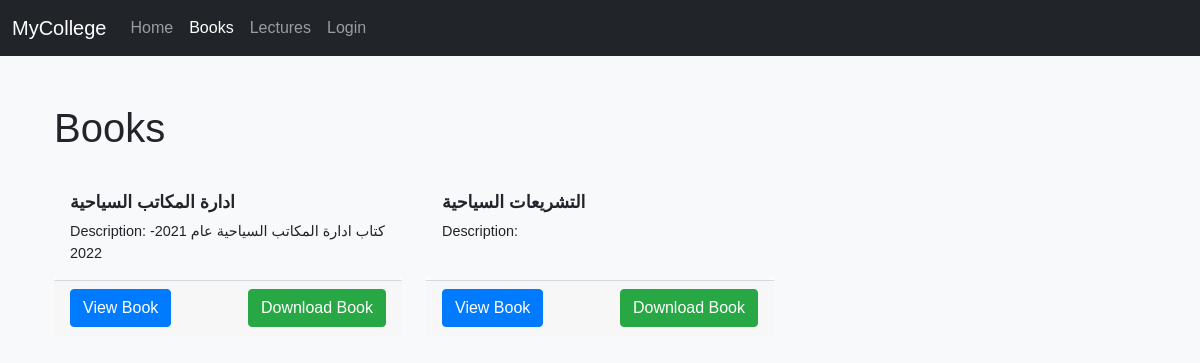
/books/, run on an earlier commit of the app's database.
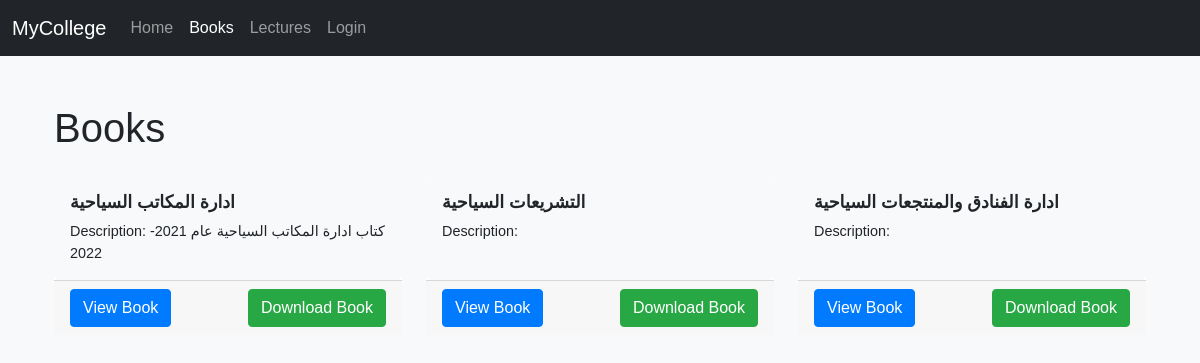
And on a later commit of the database.
### website/models.py (models this page shows, shortened)
class Books(models.Model):
    title = models.CharField(max_length=100)
    description = models.TextField(max_length=300, blank=True, null=True)
    file = models.FileField(upload_to='books/')

### website/views.py (the view)
# urls.py: path('books/', views.books, name='books'),
def books(request):
    booksl = Books.objects.all()
    return render(request, 'books.html', {'books':booksl})

### templates/books.html (shortened to what this page needs)
{% extends 'base.html' %}
{% load static %}
{% block content %}
<div class="container my-5">
    <h1 class="mb-4">Books</h1>
    <div class="row row-cols-1 row-cols-md-3 g-4">
        {% for book in books %}
        <div class="col">
            <div class="card h-100">
                <div class="card-body">
                    <h5 class="card-title">{{ book.title }}</h5>
                    <p class="card-text">Description: {{ book.description }}</p>
                </div>
                <div class="card-footer d-flex justify-content-between">
                    <a href="{{ book.file.url }}" target="_blank" class="btn btn-primary">View Book</a>
                    <a href="{{ book.file.url }}" download class="btn btn-success">Download Book</a>
                </div>
            </div>
        </div>
        {% endfor %}
    </div>
</div>
{% endblock %}

### templates/base.html (shortened to what this page needs)
{% load static %}
<!DOCTYPE html>
<html lang="en">
<head>
    <link href="https://cdn.jsdelivr.net/npm/bootstrap@5.1.3/dist/css/bootstrap.min.css" rel="stylesheet">
    <link rel="stylesheet" href="{% static 'css/styles.css' %}">
    <link rel="stylesheet" href="{% static 'css/lectures.css' %}">
</head>
<body>
    {% include 'navbar.html' %}
    <div class="container">
        {% block content %}
        {% endblock %}
    </div>
</body>
</html>

### templates/navbar.html (shortened to what this page needs)
{% load static %}
<nav class="navbar navbar-expand-lg navbar-dark bg-dark">
    <div class="container-fluid">
        <a class="navbar-brand" href="{% url 'home' %}">MyCollege</a>
        <div class="collapse navbar-collapse" id="navbarNav">
            <ul class="navbar-nav">
                <li class="nav-item">
                    <a class="nav-link {% if request.resolver_match.url_name == 'home' %}active{% endif %}" href="{% url 'home' %}">Home</a>
                </li>
                <li class="nav-item">
                    <a class="nav-link {% if request.resolver_match.url_name == 'books' %}active{% endif %}" href="{% url 'books' %}">Books</a>
                </li>
                <li class="nav-item">
                    <a class="nav-link {% if request.resolver_match.url_name == 'lectures' %}active{% endif %}" href="{% url 'lectures' %}">Lectures</a>
                </li>
                {% if user.is_authenticated %}
                    <li class="nav-item">
                        <a class="nav-link {% if request.resolver_match.url_name == 'logout' %}active{% endif %}" href="{% url 'logout' %}">Logout</a>
                    </li>
                {% else %}
                    <li class="nav-item">
                        <a class="nav-link {% if request.resolver_match.url_name == 'login' %}active{% endif %}" href="{% url 'login' %}">Login</a>
                    </li>
                {% endif %}
            </ul>
        </div>
    </div>
</nav>

### static/css/styles.css (style rules this page uses)
body { font-family: Arial, sans-serif; }
.card { border: none; transition: transform 0.3s ease, box-shadow 0.3s ease; }
.card-title { font-size: 1.5rem; }
body { font-family: Arial, sans-serif; background-color: #f8f9fa; }
.btn-primary { background-color: #007bff; border-color: #007bff; }
.btn-success { background-color: #28a745; border-color: #28a745; }

### static/css/lectures.css (style rules this page uses)
.card-body { background-color: #f8f9fa; border-radius: 5px; }
.card-title { font-size: 1.1rem; font-weight: bold; }
.card-text { font-size: 0.9rem; }

What changed in the data, as far as the page shows it:
added Books: title "ادارة الفنادق والمنتجعات السياحية"
